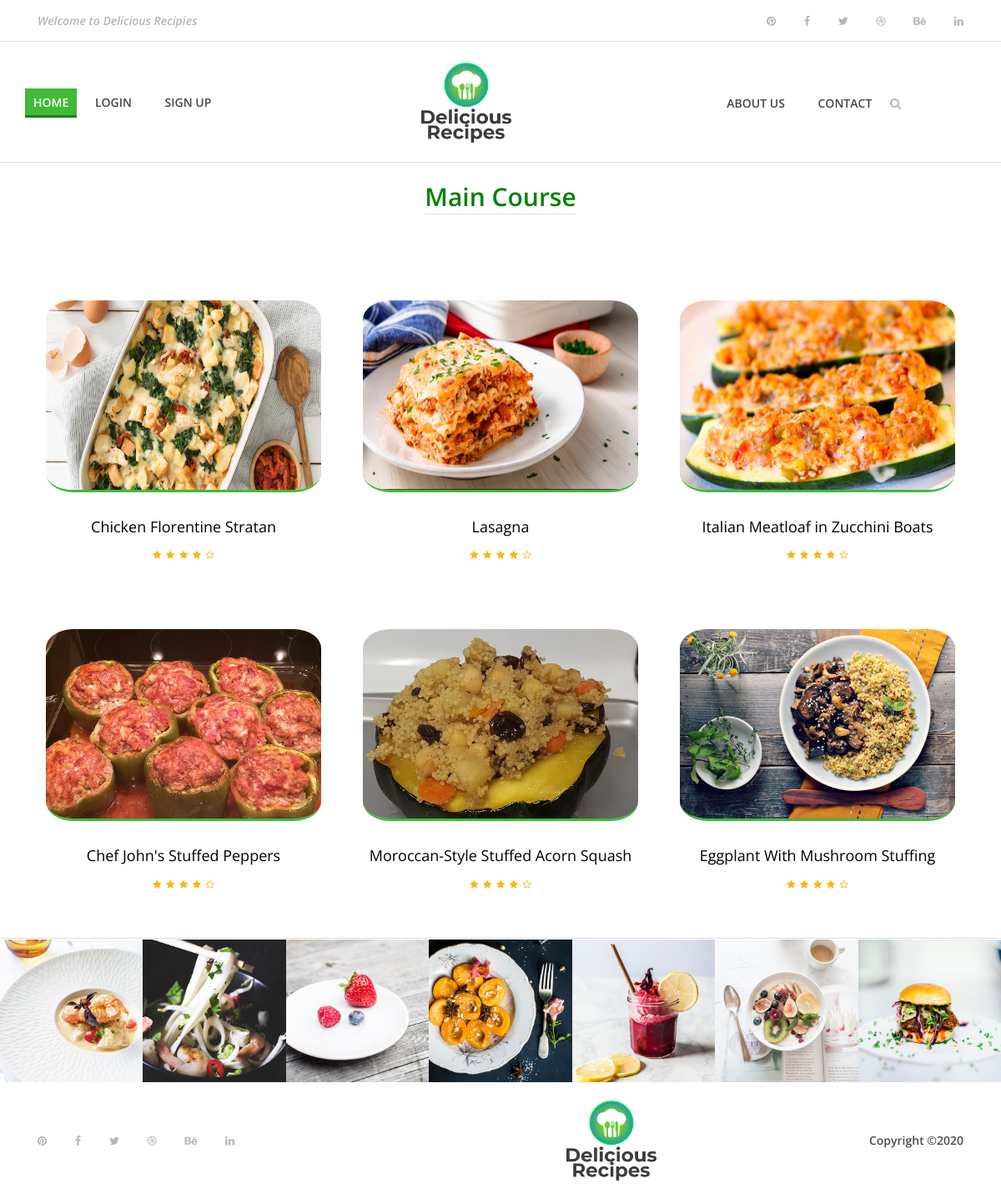
The page /recipe/5/ on the database its author committed.
### recipe/models.py (models this page shows, shortened)
class Category(models.Model):
    cat_name=models.CharField(max_length=15)
    cat_icon = models.ImageField(upload_to='cat_images/', max_length=255 )
    cat_show =models.IntegerField()

class Recipe(models.Model):
    recipe_name=models.CharField(max_length=50)
    recipe_posted_by=models.ForeignKey(User,on_delete=models.CASCADE)
    recipe_img1= models.ImageField(upload_to='recipe_images/', max_length=255 )
    recipe_img2= models.ImageField(upload_to='recipe_images/', max_length=255)
    recipe_img3= models.ImageField(upload_to='recipe_images/', max_length=255)
    recipe_img4= models.ImageField(upload_to='recipe_images/', max_length=255)
    recipe_des =models.CharField(max_length=1000)
    recipe_ingredients =models.CharField(max_length=1000)
    recipe_servings =models.CharField(max_length=1000,null=True)
    recipe_sources =models.CharField(max_length=500,null=True)
    recipe_preptime =models.CharField(max_length=50)
    recipe_cooktime =models.CharField(max_length=50)
    recipe_cat=models.ForeignKey(Category,on_delete=models.CASCADE)
    recipe_date=models.DateTimeField(default=datetime.now)
    votes = models.IntegerField(default=0)
    rating = models.IntegerField(default=0)

### recipe/views.py (the view)
# urls.py: path('<int:category_id>/', views.recipes, name='recipes'),
def recipes(request, category_id):
        rec = Recipe.objects.select_related().filter(recipe_cat=category_id)
        cat = Category.objects.get(pk=category_id).cat_name
        return render(request, 'recipe/recipes.html', {'Recipe': rec, 'category_name': cat})

### recipe/templates/recipe/recipes.html
{% extends 'recipe/base.html' %}
{% load static %}
{% block content %}
    <section class="best-category-area">
        <div class="container">
            <div class="row">
                <div class="col-12">
                    <div class="section-heading">
                        <br>
                        <h3 style="color: rgb(0, 130, 0);"><span class="border-bottom">{{category_name}}<span></h3>
                    </div>
                </div>
            </div>
                <div class="row">
                {% for i in Recipe %}
                <div class="col-12 col-sm-6 col-lg-4" style="padding: 25px;">
                    <div class="single-best-receipe-area mb-30">
                        <img src="{{i.recipe_img1.url}}" style="width: 400px;height: 230px; border-radius: 10%;" alt="">
                        <div class="receipe-content receipe-headline">
                            <a href="/recipe/receipedetail/{{i.id}}/">
                                <h5>{{i.recipe_name}}</h5>
                            </a>
                            <div class="ratings">
                                <i class="fa fa-star" aria-hidden="true"></i>
                                <i class="fa fa-star" aria-hidden="true"></i>
                                <i class="fa fa-star" aria-hidden="true"></i>
                                <i class="fa fa-star" aria-hidden="true"></i>
                                <i class="fa fa-star-o" aria-hidden="true"></i>
                            </div>
                        </div>
                    </div>
                </div>
                {% endfor %}
            </div>
        </div>
    </section>
{% endblock %}

### recipe/static/recipe/style.css (style rules this page uses)
* { margin: 0; padding: 0; }
body { font-family: "Open Sans", sans-serif; font-size: 14px; }
h1, h2, h3, h4, h5, h6 { color: #000000; line-height: 1.3; font-weight: 600; }
a, a:hover, a:focus { -webkit-transition-duration: 500ms; transition-duration: 500ms; text-decoration: none; outline: 0 solid transparent; color: #000000; font-weight: 600; font-size: 14px; color: #474747; }
img { height: auto; max-width: 100%; }
.mb-30 { margin-bottom: 30px !important; }
.section-heading { position: relative; z-index: 1; margin-bottom: 80px; text-align: center; }
.section-heading h3 { font-size: 30px; margin-bottom: 0; }
.single-best-receipe-area { position: relative; z-index: 1; }
.single-best-receipe-area img { border-bottom: 3px solid #40ba37; }
.single-best-receipe-area .receipe-content { padding-top: 30px; text-align: center; }
.single-best-receipe-area .receipe-content h5 { font-size: 18px; margin-bottom: 10px; font-weight: 400; -webkit-transition-duration: 500ms; transition-duration: 500ms; }
.single-best-receipe-area .receipe-content .ratings i { font-size: 11px; color: #fbb710; display: inline-block; padding: 0 1px; }

### rows shown on the page
Category: cat_name "Main Course"
Recipe: recipe_img1 (picture), recipe_name "Chicken Florentine Stratan"
Recipe: recipe_img1 (picture), recipe_name "Lasagna"
Recipe: recipe_img1 (picture), recipe_name "Italian Meatloaf in Zucchini Boats"
Recipe: recipe_img1 (picture), recipe_name "Chef John's Stuffed Peppers"
Recipe: recipe_img1 (picture), recipe_name "Moroccan-Style Stuffed Acorn Squash"
Recipe: recipe_img1 (picture), recipe_name "Eggplant With Mushroom Stuffing"
